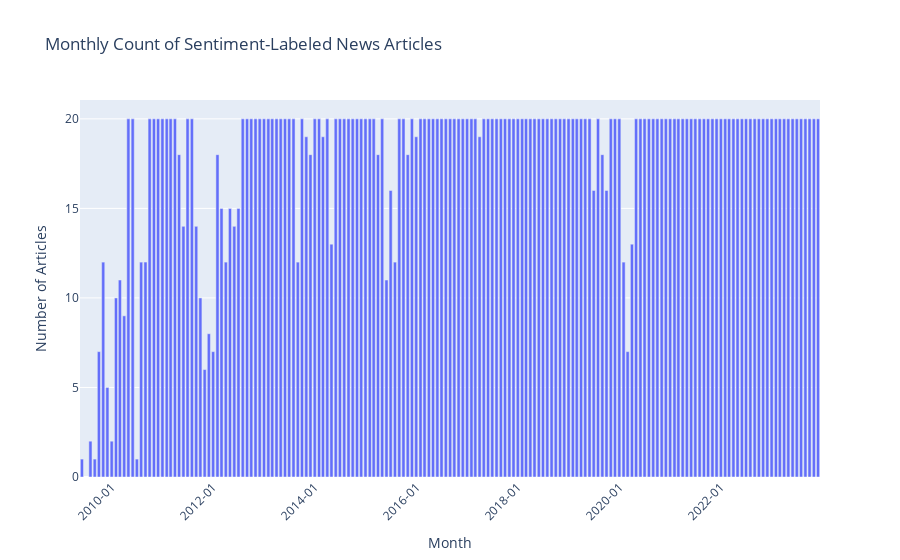

Notebook cell for this chart:
### Code cell
nasdaq_news = filter_by_month(nasdaq_news, max_entries=20)
plot_timeseries(nasdaq_news)

### Figure 1 — Plotly figure (JSON) as saved in the notebook; plotly's stock layout.template omitted (floating-point values rounded to 4 significant figures; data arrays with more than 128 entries replaced by an {"elided": "..."} marker saying what was removed)
{"data": [{"alignmentgroup": "True", "hovertemplate": "YearMonth=%{x}<br>Count=%{y}<extra></extra>", "legendgroup": "", "marker": {"color": "#636efa", "pattern": {"shape": ""}}, "name": "", "offsetgroup": "", "orientation": "v", "showlegend": false, "textposition": "auto", "type": "bar", "x": {"elided": "174 str values"}, "xaxis": "x", "y": {"elided": "174 int values"}, "yaxis": "y"}], "layout": {"barmode": "relative", "legend": {"tracegroupgap": 0}, "title": {"text": "Monthly Count of Sentiment-Labeled News Articles"}, "xaxis": {"anchor": "y", "domain": [0, 1], "tickangle": -45, "tickformat": "%Y-%m", "title": {"text": "Month"}}, "yaxis": {"anchor": "x", "domain": [0, 1], "title": {"text": "Number of Articles"}}}}
